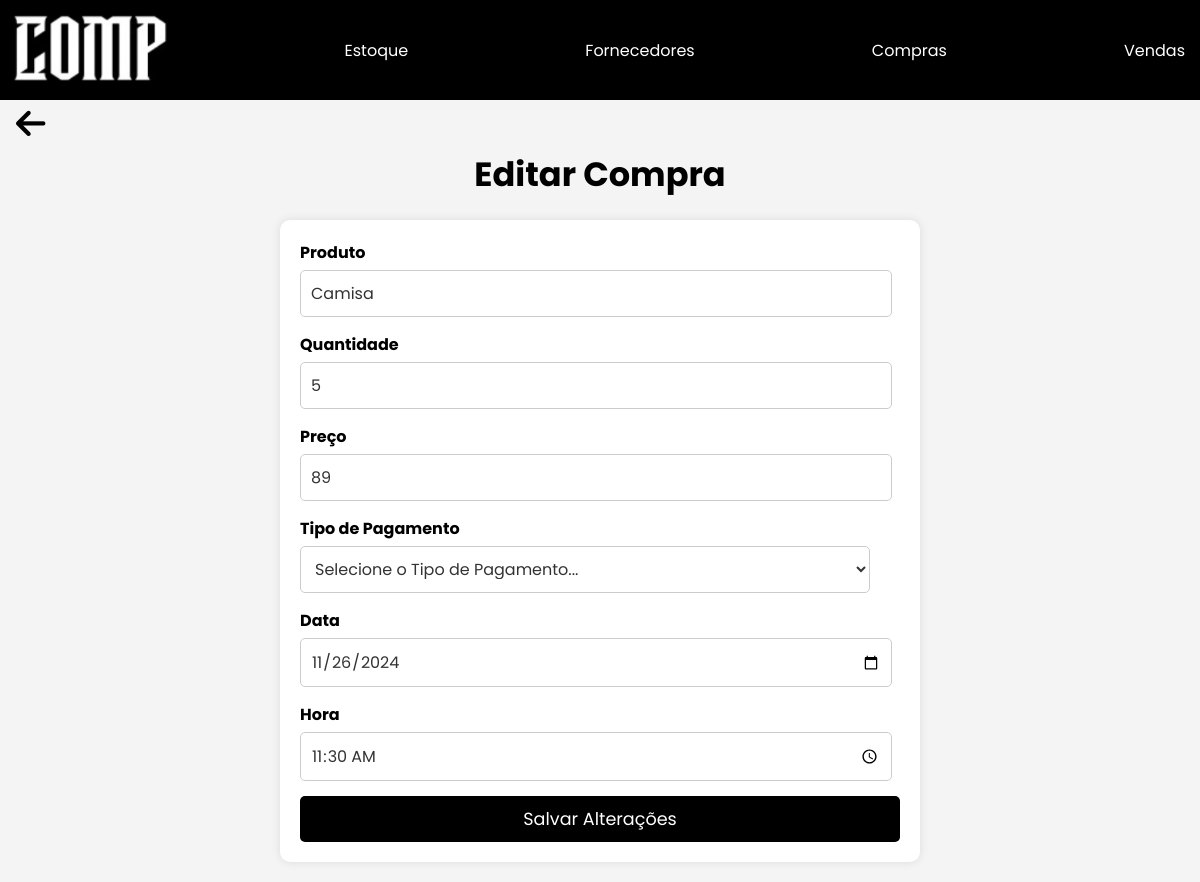
The page /editarcompras.php?id=4 on the database its author committed.
### tables this page shows
CREATE TABLE `compra` (
  `id_compra` int(11) NOT NULL COMMENT 'Identificador da tabela compra',
  `data_compra` date NOT NULL COMMENT 'Data da compra',
  `hora_compra` varchar(10) NOT NULL COMMENT 'Hora da compra',
  `produto_compra` varchar(30) NOT NULL COMMENT 'Produto comprado',
  `quantidade_compra` int(11) NOT NULL COMMENT 'Quantidade do produto comprado',
  `preco_compra` float NOT NULL COMMENT 'Preço da compra',
  `tipo_pagamento_compra` varchar(30) NOT NULL COMMENT 'Tipo de pagamento da compra',
  `fk_id_fornecedor` int(11) NOT NULL COMMENT 'Chave estrangeira do identificador da tabela de fornecedor\r\n'
);

### editarcompras.php (the view, shortened to what this page needs)
<?php
    $servername = "localhost";
    $username = "root";
    $password = "";
    $dbname = "gerenciador_estoque";
    $conn = new mysqli($servername, $username, $password, $dbname);
    $conn->set_charset("utf8");
    if (isset($_GET['id'])) {
        $id = $_GET['id'];
        $sql = "SELECT * FROM compra WHERE id_compra = ?";
        $stmt = $conn->prepare($sql);
        $stmt->bind_param("i", $id);
        $stmt->execute();
        $result = $stmt->get_result();
        if ($result->num_rows > 0) {
            $compra = $result->fetch_assoc();
        } else {
            echo "Compra não encontrada.";
            exit;
        }
    }
?>
<!DOCTYPE html>
<html lang="pt-br">
<head>
    <link rel="stylesheet" href="css/compras.css">
    <link rel="stylesheet" href="https://cdnjs.cloudflare.com/ajax/libs/font-awesome/6.6.0/css/all.min.css">
</head>
<body>
<header>
    <div class="hdr">
        <img class="logo-header" src="./images/comp.png" alt="LOGO" onclick="voltarMenu()">
        <a href="estoque.php">Estoque</a>
        <a href="fornecedores.php">Fornecedores</a>
        <a href="compras.php">Compras</a>
        <a href="vendas.php">Vendas</a>
    </div>
</header>
<div class="botao--voltar">
    <i class="fa-solid fa-arrow-left" onclick="trocarPagina('compras.php')"></i>
</div>
<section id="Titulo-Principal">
    <h1>Editar Compra</h1>
</section>
<section class="formulario-editar">
        <form method="POST">
            <div class="form-group">
                <label for="produto">Produto</label>
                <input type="text" id="produto" name="produto" value="<?php echo $compra['produto_compra']; ?>" required>
            </div>
            <div class="form-group">
                <label for="quantidade">Quantidade</label>
                <input type="number" id="quantidade" name="quantidade" value="<?php echo $compra['quantidade_compra']; ?>" required>
            </div>
            <div class="form-group">
                <label for="preco">Preço</label>
                <input type="number" step="0.01" id="preco" name="preco" value="<?php echo $compra['preco_compra']; ?>" required>
            </div>
            <div class="form-group">
                <label for="tipo_pagamento">Tipo de Pagamento</label>
                <select id="tipo_pagamento" name="tipo_pagamento" required>
                    <option value="" disabled selected>Selecione o Tipo de Pagamento...</option>
                </select>
            </div>
            <div class="form-group">
                <label for="data_compra">Data</label>
                <input type="date" id="data_compra" name="data_compra" value="<?php echo $compra['data_compra']; ?>" required>
            </div>
            <div class="form-group">
                <label for="hora_compra">Hora</label>
                <input type="time" id="hora_compra" name="hora_compra" value="<?php echo $compra['hora_compra']; ?>" required>
            </div>
            <button type="submit" name="update" class="botao-salvar">Salvar Alterações</button>
        </form>
    </section>
</body>
</html>

### css/compras.css (style rules this page uses)
* { padding: 0; margin: 0; font-family: Poppins, sans-serif; }
body { background-color: #f4f4f4; }
.hdr { background-color: black; height: 100px; display: flex; align-items: center; justify-content: space-between; padding: 0 10px; }
.hdr a { color: white; text-decoration: none; margin: 0 5px; }
.logo-header { height: 80px; }
.botao--voltar { font-size: 2.1em; margin-left: 16px; cursor: pointer; }
#Titulo-Principal { text-align: center; padding-top: 20px; font-size: 1.5em; margin-bottom: 10px; }

### editarcompras.php (style rules this page uses)
* { padding: 0; margin: 0; font-family: Poppins, sans-serif; }
body { background-color: #f4f4f4; }
.hdr { background-color: black; height: 100px; display: flex; align-items: center; justify-content: space-between; padding: 0 10px; }
.hdr a { color: white; text-decoration: none; margin: 0 5px; }
.logo-header { height: 80px; }
.botao--voltar { font-size: 2.1em; margin-left: 16px; cursor: pointer; }
#Titulo-Principal { text-align: center; padding-top: 0; font-size: 1.4em; margin-bottom: 15px; }
.formulario-editar { max-width: 600px; margin: 20px auto; padding: 20px; background-color: white; border-radius: 10px; box-shadow: 0 0 10px rgba(0, 0, 0, 0.1); }
.form-group { margin-bottom: 15px; }
.form-group label { display: block; margin-bottom: 5px; font-weight: bold; }
.form-group input { width: 95%; padding: 10px; border: 1px solid #ccc; border-radius: 5px; }
.form-group input, .form-group select { width: 95%; padding: 10px; border: 1px solid #ccc; border-radius: 5px; font-size: 1em; background-color: #fff; color: #333; }
.botao-salvar { display: block; width: 100%; padding: 10px; background-color: black; color: white; border: none; border-radius: 5px; cursor: pointer; font-size: 1.1em; }

### rows shown on the page
compra: produto "Camisa", quantidade "5", preco "89", data_compra "11/26/2024", hora_compra "11:30"
